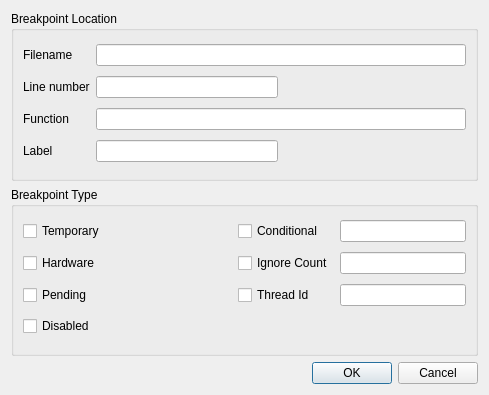
<?xml version="1.0" encoding="UTF-8"?>
<ui version="4.0">
 <class>SeerBreakpointCreateDialogForm</class>
 <widget class="QDialog" name="SeerBreakpointCreateDialogForm">
  <property name="geometry">
   <rect>
    <x>0</x>
    <y>0</y>
    <width>489</width>
    <height>395</height>
   </rect>
  </property>
  <property name="windowTitle">
   <string>Create a Breakpoint</string>
  </property>
  <layout class="QVBoxLayout" name="verticalLayout">
   <item>
    <widget class="QGroupBox" name="breakpointLocationGroupBox">
     <property name="title">
      <string>Breakpoint Location</string>
     </property>
     <layout class="QGridLayout" name="gridLayout">
      <item row="0" column="0">
       <widget class="QLabel" name="filenameLabel">
        <property name="text">
         <string>Filename</string>
        </property>
       </widget>
      </item>
      <item row="0" column="1" colspan="2">
       <widget class="QLineEdit" name="filenameLineEdit">
        <property name="clearButtonEnabled">
         <bool>true</bool>
        </property>
       </widget>
      </item>
      <item row="1" column="0">
       <widget class="QLabel" name="lineNumberLabel">
        <property name="text">
         <string>Line number</string>
        </property>
       </widget>
      </item>
      <item row="1" column="1">
       <widget class="QLineEdit" name="lineNumberLineEdit">
        <property name="clearButtonEnabled">
         <bool>true</bool>
        </property>
       </widget>
      </item>
      <item row="1" column="2">
       <spacer name="lineNumberHorizontalSpacer">
        <property name="orientation">
         <enum>Qt::Horizontal</enum>
        </property>
        <property name="sizeHint" stdset="0">
         <size>
          <width>40</width>
          <height>20</height>
         </size>
        </property>
       </spacer>
      </item>
      <item row="2" column="0">
       <widget class="QLabel" name="functionLabel">
        <property name="text">
         <string>Function</string>
        </property>
       </widget>
      </item>
      <item row="2" column="1" colspan="2">
       <widget class="QLineEdit" name="functionLineEdit">
        <property name="clearButtonEnabled">
         <bool>true</bool>
        </property>
       </widget>
      </item>
      <item row="3" column="0">
       <widget class="QLabel" name="labelLabel">
        <property name="text">
         <string>Label</string>
        </property>
       </widget>
      </item>
      <item row="3" column="1">
       <widget class="QLineEdit" name="labelLineEdit">
        <property name="clearButtonEnabled">
         <bool>true</bool>
        </property>
       </widget>
      </item>
      <item row="3" column="2">
       <spacer name="labelHorizontalSpacer">
        <property name="orientation">
         <enum>Qt::Horizontal</enum>
        </property>
        <property name="sizeHint" stdset="0">
         <size>
          <width>40</width>
          <height>20</height>
         </size>
        </property>
       </spacer>
      </item>
     </layout>
    </widget>
   </item>
   <item>
    <widget class="QGroupBox" name="breakpointTypeGroupBox">
     <property name="title">
      <string>Breakpoint Type</string>
     </property>
     <layout class="QGridLayout" name="gridLayout_2">
      <item row="0" column="0">
       <widget class="QCheckBox" name="temporaryCheckBox">
        <property name="text">
         <string>Temporary</string>
        </property>
       </widget>
      </item>
      <item row="0" column="1">
       <spacer name="temporaryHorizontalSpacer">
        <property name="orientation">
         <enum>Qt::Horizontal</enum>
        </property>
        <property name="sizeHint" stdset="0">
         <size>
          <width>40</width>
          <height>20</height>
         </size>
        </property>
       </spacer>
      </item>
      <item row="0" column="2">
       <widget class="QCheckBox" name="conditionalCheckBox">
        <property name="text">
         <string>Conditional</string>
        </property>
       </widget>
      </item>
      <item row="0" column="3">
       <widget class="QLineEdit" name="conditionalLineEdit">
        <property name="clearButtonEnabled">
         <bool>true</bool>
        </property>
       </widget>
      </item>
      <item row="1" column="0">
       <widget class="QCheckBox" name="hardwareCheckBox">
        <property name="text">
         <string>Hardware</string>
        </property>
       </widget>
      </item>
      <item row="1" column="1">
       <spacer name="hardwareHorizontalSpacer">
        <property name="orientation">
         <enum>Qt::Horizontal</enum>
        </property>
        <property name="sizeHint" stdset="0">
         <size>
          <width>40</width>
          <height>20</height>
         </size>
        </property>
       </spacer>
      </item>
      <item row="1" column="2">
       <widget class="QCheckBox" name="ignoreCountCheckBox">
        <property name="text">
         <string>Ignore Count</string>
        </property>
       </widget>
      </item>
      <item row="1" column="3">
       <widget class="QLineEdit" name="ignoreCountLineEdit">
        <property name="clearButtonEnabled">
         <bool>true</bool>
        </property>
       </widget>
      </item>
      <item row="2" column="0">
       <widget class="QCheckBox" name="pendingCheckBox">
        <property name="text">
         <string>Pending</string>
        </property>
       </widget>
      </item>
      <item row="2" column="1">
       <spacer name="pendingHorizontalSpacer">
        <property name="orientation">
         <enum>Qt::Horizontal</enum>
        </property>
        <property name="sizeHint" stdset="0">
         <size>
          <width>40</width>
          <height>20</height>
         </size>
        </property>
       </spacer>
      </item>
      <item row="2" column="2">
       <widget class="QCheckBox" name="threadIdCheckBox">
        <property name="text">
         <string>Thread Id</string>
        </property>
       </widget>
      </item>
      <item row="2" column="3">
       <widget class="QLineEdit" name="threadIdLineEdit">
        <property name="clearButtonEnabled">
         <bool>true</bool>
        </property>
       </widget>
      </item>
      <item row="3" column="0">
       <widget class="QCheckBox" name="disabledCheckBox">
        <property name="text">
         <string>Disabled</string>
        </property>
       </widget>
      </item>
      <item row="3" column="1">
       <spacer name="disabledHorizontalSpacer">
        <property name="orientation">
         <enum>Qt::Horizontal</enum>
        </property>
        <property name="sizeHint" stdset="0">
         <size>
          <width>40</width>
          <height>20</height>
         </size>
        </property>
       </spacer>
      </item>
     </layout>
    </widget>
   </item>
   <item>
    <widget class="QDialogButtonBox" name="buttonBox">
     <property name="orientation">
      <enum>Qt::Horizontal</enum>
     </property>
     <property name="standardButtons">
      <set>QDialogButtonBox::Cancel|QDialogButtonBox::Ok</set>
     </property>
    </widget>
   </item>
  </layout>
 </widget>
 <resources/>
 <connections>
  <connection>
   <sender>buttonBox</sender>
   <signal>accepted()</signal>
   <receiver>SeerBreakpointCreateDialogForm</receiver>
   <slot>accept()</slot>
   <hints>
    <hint type="sourcelabel">
     <x>248</x>
     <y>254</y>
    </hint>
    <hint type="destinationlabel">
     <x>157</x>
     <y>274</y>
    </hint>
   </hints>
  </connection>
  <connection>
   <sender>buttonBox</sender>
   <signal>rejected()</signal>
   <receiver>SeerBreakpointCreateDialogForm</receiver>
   <slot>reject()</slot>
   <hints>
    <hint type="sourcelabel">
     <x>316</x>
     <y>260</y>
    </hint>
    <hint type="destinationlabel">
     <x>286</x>
     <y>274</y>
    </hint>
   </hints>
  </connection>
 </connections>
</ui>
